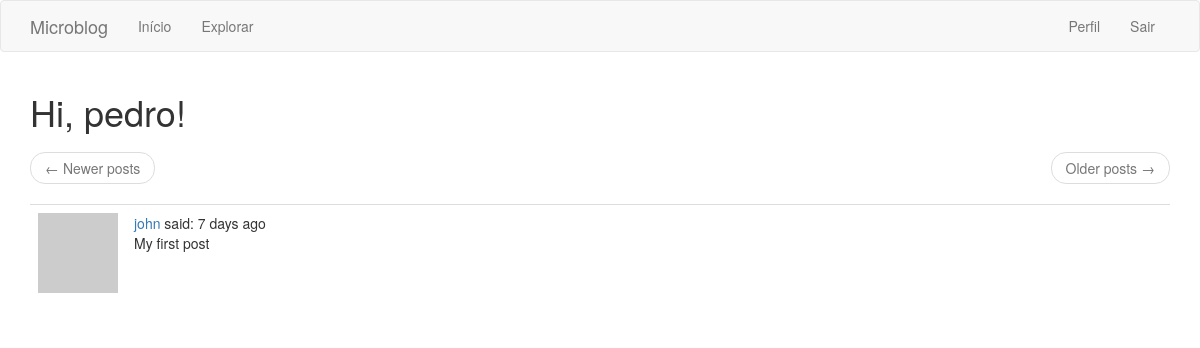
Before: /explore (signed in) with the older database file.
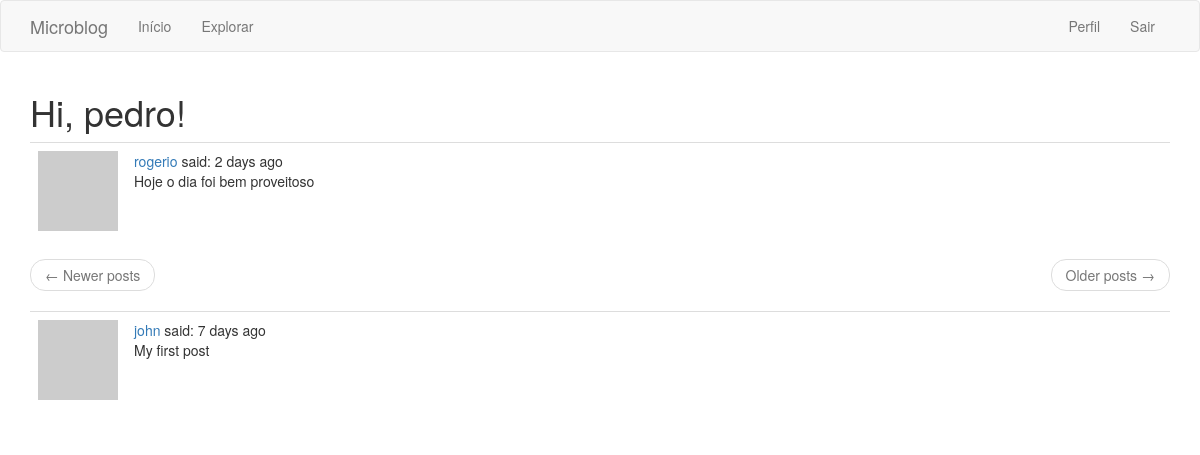
After: the same page with the newer database file.
### app/models.py (models this page shows, shortened)
class Post(db.Model):
    id = db.Column(db.Integer, primary_key=True)
    body = db.Column(db.String(140))
    timestamp = db.Column(db.DateTime, index=True, default=datetime.utcnow)
    user_id = db.Column(db.Integer, db.ForeignKey('user.id'))

class User(UserMixin, db.Model):
    id = db.Column(db.Integer, primary_key=True)
    username = db.Column(db.String(64), index=True, unique=True)
    email = db.Column(db.String(120), index=True, unique=True)
    password_hash = db.Column(db.String(128))
    posts = db.relationship('Post', backref='author', lazy='dynamic')
    about_me = db.Column(db.String(140))
    last_seen = db.Column(db.DateTime, default=datetime.utcnow)
    followed = db.relationship(
        'User', secondary=followers,
        primaryjoin=(followers.c.follower_id == id),
        secondaryjoin=(followers.c.followed_id == id),
        backref=db.backref('followers', lazy='dynamic'), lazy='dynamic'
    )
    def avatar(self, size):
        digest = md5(self.email.lower().encode('utf-8')).hexdigest()
        return 'https://www.gravatar.com/avatar/{}?d=identicon&s={}'.format(digest, size)

### app/routes.py (the view)
@app.route('/explore')
@login_required
def explore():
    page = request.args.get('page', 1, type=int)
    posts = Post.query.order_by(Post.timestamp.desc()).paginate(
        page, app.config['POSTS_PER_PAGE'], False
    )
    next_url = url_for('explore', page = posts.next_num) \
        if posts.has_next else None
    prev_url = url_for('explore', page = posts.prev_num) \
        if posts.has_prev else None
    return render_template('index.html', title='Explore', posts=posts.items, next_url=next_url, prev_url=prev_url)

### app/models.py (called while the page is built)
@login.user_loader
def load_user(id):
    return User.query.get(int(id))

### app/routes.py (called while the page is built)
@app.before_request
def before_request():
    if current_user.is_authenticated:
        current_user.last_seen = datetime.utcnow()
        db.session.commit()

### app/templates/index.html (shortened to what this page needs)
{% extends 'base.html' %}
{% block app_content %}
    <h1>Hi, {{ current_user.username }}!</h1>
    {% for post in posts %}
        {% include '_post.html' %}
    {% endfor %}
    <nav aria-label="...">
        <ul class="pager">
            <li class="previous{% if not prev_url %} disabled{% endif %}">
                <a href="{{ prev_url or '#' }}">
                    <span aria-hidden="true">&larr;</span> Newer posts
                </a>
            </li>
            <li class="next{% if not next_url %} disabled{% endif %}">
                <a href="{{ next_url or '#' }}">
                    Older posts <span aria-hidden="true">&rarr;</span>
                </a>
            </li>
        </ul>
    </nav>
{% endblock %}

### app/templates/_post.html
<table class="table table-hover">
    <tr>
        <td width="70px">
            <a href="{{ url_for('user', username=post.author.username) }}">
                <img src="{{ post.author.avatar(70) }}" />
            </a>
        </td>
        <td>
            <a href="{{ url_for('user', username=post.author.username) }}">
                {{ post.author.username }}
            </a>
            said: {{ moment(post.timestamp).fromNow() }}<br>
            {{ post.body }}
        </td>
    </tr>

Changed rows visible on the page:
added Post: author.username "rogerio", timestamp "2 days ago", body "Hoje o dia foi bem proveitoso"
